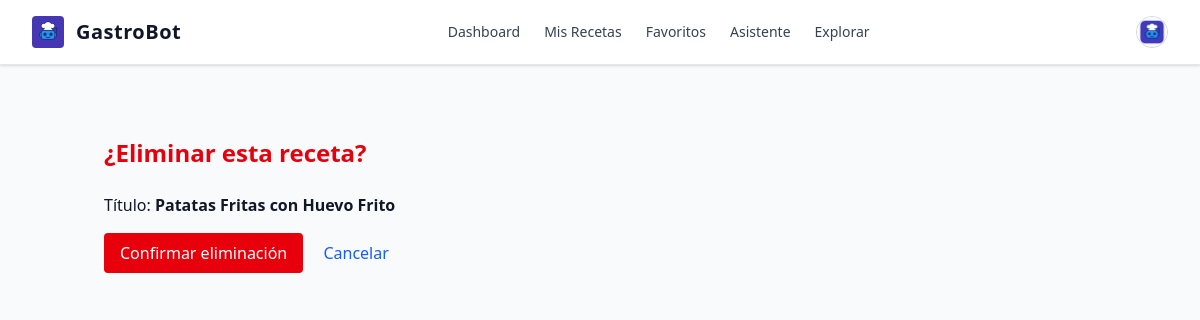
The app's page /recetas/eliminar/31/ (signed in) with its own data.
### usuarios/models.py (models this page shows, shortened)
class Perfil(models.Model):
    user = models.OneToOneField(User, on_delete=models.CASCADE)
    imagen = models.ImageField(upload_to='perfiles/', blank=True, null=True)
    bio = models.TextField(max_length=500, blank=True)
    pais = models.CharField(max_length=100, blank=True)
    nombre = models.CharField(max_length=100, blank=True)
    apellidos = models.CharField(max_length=100, blank=True)
    fecha_nacimiento = models.DateField(null=True, blank=True)

### recetas/models.py (models this page shows, shortened)
class Receta(models.Model):
    titulo = models.CharField(max_length=200)
    descripcion = models.TextField()
    ingredientes = models.TextField()
    pasos = models.TextField()
    tiempo_preparacion = models.CharField(max_length=100)
    imagen = models.ImageField(upload_to='recetas/', blank=True, null=True)
    autor = models.ForeignKey(User, on_delete=models.CASCADE, related_name='recetas')
    fecha_creacion = models.DateTimeField(auto_now_add=True)
    publicada = models.BooleanField(default=False)
    fecha_publicacion = models.DateTimeField(null=True, blank=True)

### recetas/views.py (the view)
# urls.py: path('eliminar/<int:receta_id>/', views.eliminar_receta_view, name='eliminar_receta'),
@login_required
def eliminar_receta_view(request, receta_id):
    receta = get_object_or_404(Receta, id=receta_id, autor=request.user)
    if request.method == 'POST':
        receta.delete()
        messages.success(request, "Receta eliminada correctamente.")
        return redirect('recetas:mis_recetas')
    return render(request, 'recetas/eliminar_receta.html', {'receta': receta})

### usuarios/context_processors.py (called while the page is built)
def perfil_usuario(request):
    if request.user.is_authenticated:
        try:
            return {'perfil': request.user.perfil}
        except Perfil.DoesNotExist:
            return {'perfil': None}
    return {'perfil': None}

### recetas/templates/recetas/eliminar_receta.html (shortened to what this page needs)
{% extends 'base.html' %}
{% block content %}
  <div class="container mx-auto px-4 py-8">
    <h1 class="text-2xl font-bold text-red-600 mb-6">¿Eliminar esta receta?</h1>
    <p class="mb-4">Título: <strong>{{ receta.titulo }}</strong></p>
    <form method="post">
      <button type="submit" class="bg-red-600 text-white px-4 py-2 rounded hover:bg-red-700">Confirmar eliminación</button>
      <a href="{% url 'recetas:detalle_receta_guardada' receta.id %}" class="ml-4 text-blue-600 hover:underline">Cancelar</a>
    </form>
  </div>
{% endblock %}

### core/templates/base.html (shortened to what this page needs)
{% load static %}
<!DOCTYPE html>
<html lang="es" class="h-full font-sans dark">
  <head>
    <link rel="stylesheet" href="{% static 'css/dist/styles.css' %}" />
  </head>
  <body class="h-full bg-gray-50 text-gray-900 dark:bg-gray-900 dark:text-gray-100">
    <div class="min-h-full">
      <nav class="bg-white dark:bg-gray-900 border-b border-gray-200 dark:border-gray-800 shadow-sm">
        <div class="max-w-7xl mx-auto px-4 sm:px-6 lg:px-8">
          <div class="flex h-16 items-center justify-between">
            <div class="flex items-center space-x-3">
              <a href="/">
                <img class="h-8 w-8 rounded" src="{% static 'img/favicon.ico' %}" alt="GastroBot Logo" />
              </a>
              <span class="text-gray-900 dark:text-gray-100 text-xl font-semibold tracking-wide">GastroBot</span>
            </div>
            {% if user.is_authenticated and perfil %}
            <div class="hidden md:flex space-x-6 text-sm font-medium">
              <a href="/dashboard" class="text-gray-700 dark:text-gray-300 hover:text-violet-500 dark:hover:text-violet-400 transition">Dashboard</a>
              <a href="{% url 'recetas:mis_recetas' %}" class="text-gray-700 dark:text-gray-300 hover:text-violet-500 dark:hover:text-violet-400 transition">Mis Recetas</a>
              <a href="{% url 'recetas:favoritos' %}" class="text-gray-700 dark:text-gray-300 hover:text-violet-500 dark:hover:text-violet-400 transition">Favoritos</a>
              <a href="{% url 'asistente' %}" class="text-gray-700 dark:text-gray-300 hover:text-violet-500 dark:hover:text-violet-400 transition">Asistente</a>
              <a href="{% url 'recetas:explorar_recetas' %}" class="text-gray-700 dark:text-gray-300 hover:text-violet-500 dark:hover:text-violet-400 transition">Explorar</a>
            </div>
            {% endif %}
            <div class="flex items-center space-x-4 text-sm">
              {% if user.is_authenticated and perfil %}
              <div class="relative">
                <details class="relative">
                  <summary class="list-none cursor-pointer flex items-center space-x-2">
                    {% if perfil.imagen and perfil.imagen.name %}
                    <img class="h-8 w-8 rounded-full border border-gray-300 object-cover" src="{{ perfil.imagen.url }}" alt="Avatar" />
                    {% else %}
                    <img class="h-8 w-8 rounded-full border border-gray-300 object-cover" src="/media/defaults/default_user.png" alt="Avatar" />
                    {% endif %}
                  </summary>
                </details>
              </div>
              {% endif %}
            </div>
          </div>
        </div>
      </nav>
      <main>
        <div class="mx-auto max-w-7xl px-4 py-10 sm:px-6 lg:px-8 space-y-6">
          {% block content %}{% endblock %}
        </div>
      </main>
    </div>
  </body>
</html>

### records on screen
Perfil: imagen (picture)
Receta: titulo "Patatas Fritas con Huevo Frito"
